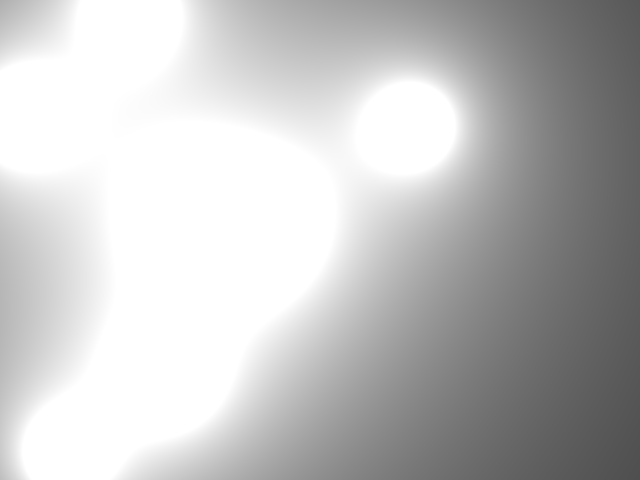
Frame 1 (no input)
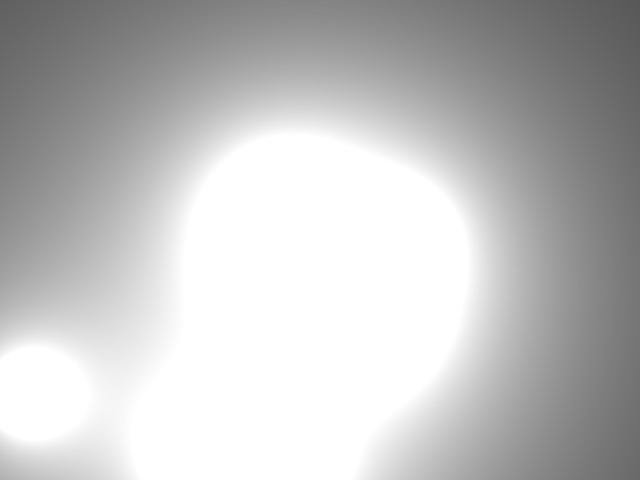
Frame 60 (the mouse pressed at the canvas centre just before this capture)
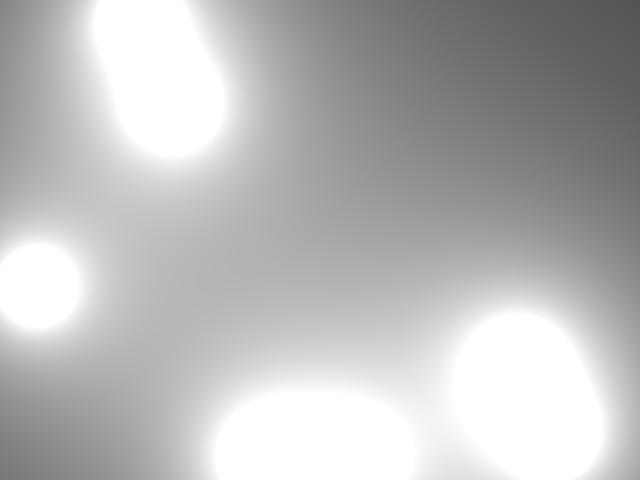
Frame 120 (the mouse held since frame 60 and released just before this capture)

The Processing sketch that drew these frames (run headless with seeded random() and noise(); from frame 60 on, the mouse is pressed at the canvas centre):

// Processing sketch: CC_28_MetaBalls
// ── CC_28_MetaBalls.pde
// Blob b;
Blob[] blobs = new Blob[7];


void setup() {
 size(640, 480); 
 for (int i = 0; i < blobs.length; i++) {
   blobs[i] = new Blob(random(width), random(height));
 }
}

void draw() {
  background(0);

  loadPixels();
  for (int x = 0; x < width; x++) {
    for (int y = 0; y < height; y++) {
      int index = x + y * width;
      float sum = 0;
      for (Blob b : blobs) {
        float d = dist(x, y, b.pos.x, b.pos.y);
        sum += 200 * b.r / d;
      }

      pixels[index] = color(sum);
    }
  }

  updatePixels();
  for (Blob b: blobs) {
    b.update();
    //b.show();
  }
}

// ── Blob.pde
// Louis Morrison-Nelson
// mouse reactive sketch

class Blob {
    PVector pos;
    float r;
    PVector vel;
    color c;
    
    Blob(float x, float y) {
      pos = new PVector(x,y);
      vel = new PVector(random(1), random(1));
      vel.mult(random(5,9));
      r = 30;
    }
    
    void update() {
    pos.add(vel);

    // directional velocity changes
    float mouseDist = dist(pos.x, pos.y, mouseX, mouseY);
    if (mouseDist < 200) {
    // the color allows you to see which blobs you are affecting if you call the show function
        c = color(0,0,255);
        if (mouseX > pos.x && vel.x > 0) {
        vel.x *= -1;
        } else if (mouseX < pos.x && vel.x <0){
            vel.x *= -1;
        }
        if (mouseY > pos.y && vel.y > 0) {
            vel.y *= -1;
        } else if (mouseY < pos.y && vel.y < 0){
            vel.y *= -1;
        }
    } else {
        c = color(0,255,0);
    }
    // to keep the mouse from chasing the blobs off the screen
    if (pos.x > width) {
        vel.x *= -1;
        pos.x = width;
    }
    if (pos.x < 0) {
        vel.x *= -1;
        pos.x = 0;
    }
    if (pos.y > height) {
        vel.y *= -1;
        pos.y = height;
    }
    if (pos.y < 0) {
        vel.y *= -1;
        pos.y = 0;
    }
    }
    
    void show() {
     noFill();
     stroke(c);
     strokeWeight(4);
     ellipse(pos.x, pos.y, r*2, r*2);
    }
}
